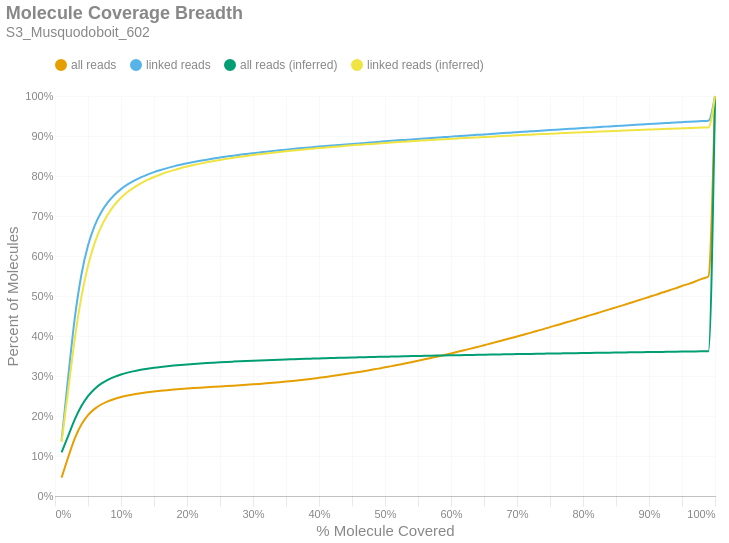

The cell this chart's notebook holds for it:
### Markdown cell above
### Molecule Read Coverage
This chart shows molecule coverage breadth as computed by the number of bases aligned to that molecule. In other words, "*how much of each unique long molecule is actually sequenced/aligned?*" Keep in mind there is a distinction between sequences and alignments, since some sequences belonging to a particular molecule may not align well and wouldn't appear in the alignment data. This chart also shows molecule coverage breadth as computed by the *inferred fragment* from which the aligned sequences originate. Unlike read coverage, this calculation takes into account the total insert size, including unsequenced gaps between the forward and reverse reads. Like the previous figures, these are cumulative percents.

### Code cell
if SKIPLR:
    print_html(f"Skipped")
else:
    binned_df = consolidated_hist(valids['coverage_bp'], mask, 0.01, True)
    binned_df_inf = consolidated_hist(valids['coverage_inserts'], mask, 0.01, True)
    binned_df = binned_df.with_columns(pl.lit(binned_df_inf['all reads (cumsum)']).alias('all reads (inferred)'))
    binned_df = binned_df.with_columns(pl.lit(binned_df_inf['linked reads (cumsum)']).alias('linked reads (inferred)'))
    binned_df = binned_df.with_columns(
        (pl.col('bin').cast(pl.Float64) + 0.01).alias('right_edge')
    )

    with SafeRender(binned_df):
        (
            density_plot(binned_df, 'Molecule Coverage Breadth', samplename, 'molcov', ['all reads (inferred)','linked reads (inferred)'])
            .encode(
                #x=alt.X('bin:Q', title="% Molecule Covered").axis(format = '%').scale(padding=0),
                x=alt.X('right_edge:Q', title="% Molecule Covered").axis(format='%').scale(padding=0),
                y=alt.Y('value:Q', title='Percent of Molecules')
                    .axis(format='%')
                    .stack(False)
                    .scale(domainMin=0, padding=0),
                color=alt.Color("key:N").scale(domain = ["all reads", "linked reads", "all reads (inferred)", "linked reads (inferred)"]),
                tooltip = [
                    alt.Tooltip("key:N", title = "Data Type"),
                    alt.Tooltip("range_label:N", title="% Molecule Covered"),
                    alt.Tooltip("value:Q", format = ".2%", title="% Molecules")
                ]
            )
        ).display()

### Figure 1 — Vega-Lite specification as saved in the notebook (floating-point values rounded to 4 significant figures)
{"width": "container", "height": 400, "config": {"title": {"anchor": "start", "dy": -15, "fontSize": 18, "color": "#888888", "subtitleColor": "#888888", "subtitleFontSize": 14}, "arc": {"fill": "#0072B2"}, "axis": {"domainColor": "#888888", "domainWidth": 0.5, "gridWidth": 0.2, "grid": false, "titleFontWeight": 400, "titleFontSize": 15, "labelFontSize": 11, "labelColor": "#888888", "tickColor": "#888888", "tickWidth": 0.2, "titleColor": "#888888"}, "axisBand": {"grid": false}, "axisX": {"grid": true, "tickSize": 10, "domainCap": "round"}, "axisY": {"domain": false, "grid": true, "tickSize": 0, "domainCap": "round"}, "background": "transparent", "header": {"labelFontSize": 15, "labelColor": "#888888", "titleFontSize": 15, "titleFontWeight": 600, "titleColor": "#888888"}, "legend": {"labelFont": "sans-serif", "labelFontSize": 12, "labelColor": "#888888", "symbolSize": 100, "symbolType": "circle", "titleFontSize": 12, "titlePadding": 10, "titleColor": "#888888", "title": null, "orient": "top"}, "range": {"category": ["#E69F00", "#56B4E9", "#009E73", "#F0E442", "#0072B2", "#D55E00", "#CC79A7", "#000000"], "diverging": ["#cfe8f3", "#a2d4ec", "#73bfe2", "#46abdb", "#1696d2", "#12719e"]}, "area": {"fill": "#0072B2", "fillOpacity": 0.7, "line": true, "strokeOpacity": 0.7}, "line": {"color": "#0072B2", "stroke": "#0072B2", "strokeWidth": 2}, "trail": {"color": "#0072B2", "stroke": "#0072B2", "strokeWidth": 0, "size": 1}, "point": {"filled": true, "fillOpacity": 1.0, "size": 95}, "text": {"color": "#888888", "fontSize": 11, "align": "right", "fontWeight": 400, "size": 11}, "bar": {"fill": "#0072B2", "stroke": null}, "view": {"stroke": null, "continuousWidth": 660, "continuousHeight": 400}}, "data": {"name": "data-8b459ba27cd6bc7fbcc71babd51e5a86"}, "mark": {"type": "line", "interpolate": "monotone", "point": {"opacity": 0, "size": 275}}, "encoding": {"color": {"field": "key", "scale": {"domain": ["all reads", "linked reads", "all reads (inferred)", "linked reads (inferred)"]}, "type": "nominal"}, "tooltip": [{"field": "key", "title": "Data Type", "type": "nominal"}, {"field": "range_label", "title": "% Molecule Covered", "type": "nominal"}, {"field": "value", "format": ".2%", "title": "% Molecules", "type": "quantitative"}], "x": {"axis": {"format": "%"}, "field": "right_edge", "scale": {"padding": 0}, "title": "% Molecule Covered", "type": "quantitative"}, "y": {"axis": {"format": "%"}, "field": "value", "scale": {"domainMin": 0, "padding": 0}, "stack": false, "title": "Percent of Molecules", "type": "quantitative"}}, "params": [{"name": "param_c36ac31b6afebe62", "select": {"type": "point", "fields": ["key"]}, "bind": "legend"}], "title": {"text": "Molecule Coverage Breadth", "subtitle": "S3_Musquodoboit_602"}, "transform": [{"fold": ["all reads (cumsum)", "linked reads (cumsum)", "all reads (inferred)", "linked reads (inferred)"]}, {"calculate": "replace(datum.key, ' (cumsum)', '')", "as": "key"}, {"filter": {"param": "param_c36ac31b6afebe62"}}], "usermeta": {"embedOptions": {"downloadFileName": "S3_Musquodoboit_602.molcov"}}, "$schema": "https://vega.github.io/schema/vega-lite/v6.1.0.json", "datasets": {"data-8b459ba27cd6bc7fbcc71babd51e5a86": [{"bin": "0.0", "interval": "0.0-0.01", "all reads": 0.04589, "linked reads": 0.1383, "all reads (cumsum)": 0.04589, "linked reads (cumsum)": 0.1383, "range_label": "0.0-0.01", "all reads (inferred)": 0.109, "linked reads (inferred)": 0.1356, "right_edge": 0.01}, {"bin": "0.01", "interval": "0.01-0.02", "all reads": 0.0511, "linked reads": 0.1592, "all reads (cumsum)": 0.09699, "linked reads (cumsum)": 0.2975, "range_label": "0.01-0.02", "all reads (inferred)": 0.1503, "linked reads (inferred)": 0.2643, "right_edge": 0.02}, {"bin": "0.02", "interval": "0.02-0.03", "all reads": 0.04727, "linked reads": 0.148, "all reads (cumsum)": 0.1443, "linked reads (cumsum)": 0.4455, "range_label": "0.02-0.03", "all reads (inferred)": 0.1915, "linked reads (inferred)": 0.3934, "right_edge": 0.03}, {"bin": "0.03", "interval": "0.03-0.04", "all reads": 0.03442, "linked reads": 0.1078, "all reads (cumsum)": 0.1787, "linked reads (cumsum)": 0.5532, "range_label": "0.03-0.04", "all reads (inferred)": 0.2247, "linked reads (inferred)": 0.4977, "right_edge": 0.04}, {"bin": "0.04", "interval": "0.04-0.05", "all reads": 0.0233, "linked reads": 0.07289, "all reads (cumsum)": 0.202, "linked reads (cumsum)": 0.6261, "range_label": "0.04-0.05", "all reads (inferred)": 0.2496, "linked reads (inferred)": 0.5756, "right_edge": 0.05}, {"bin": "0.05", "interval": "0.05-0.06", "all reads": 0.01581, "linked reads": 0.04939, "all reads (cumsum)": 0.2178, "linked reads (cumsum)": 0.6755, "range_label": "0.05-0.06", "all reads (inferred)": 0.2676, "linked reads (inferred)": 0.6321, "right_edge": 0.06}, {"bin": "0.06", "interval": "0.06-0.07", "all reads": 0.01095, "linked reads": 0.03414, "all reads (cumsum)": 0.2287, "linked reads (cumsum)": 0.7096, "range_label": "0.06-0.07", "all reads (inferred)": 0.2808, "linked reads (inferred)": 0.6734, "right_edge": 0.07}, {"bin": "0.07", "interval": "0.07-0.08", "all reads": 0.00793, "linked reads": 0.02468, "all reads (cumsum)": 0.2367, "linked reads (cumsum)": 0.7343, "range_label": "0.07-0.08", "all reads (inferred)": 0.2905, "linked reads (inferred)": 0.7039, "right_edge": 0.08}, {"bin": "0.08", "interval": "0.08-0.09", "all reads": 0.005933, "linked reads": 0.01837, "all reads (cumsum)": 0.2426, "linked reads (cumsum)": 0.7527, "range_label": "0.08-0.09", "all reads (inferred)": 0.298, "linked reads (inferred)": 0.7272, "right_edge": 0.09}, {"bin": "0.09", "interval": "0.09-0.1", "all reads": 0.004721, "linked reads": 0.01458, "all reads (cumsum)": 0.2473, "linked reads (cumsum)": 0.7673, "range_label": "0.09-0.1", "all reads (inferred)": 0.3038, "linked reads (inferred)": 0.7455, "right_edge": 0.1}, {"bin": "0.1", "interval": "0.1-0.11", "all reads": 0.00376, "linked reads": 0.01156, "all reads (cumsum)": 0.2511, "linked reads (cumsum)": 0.7788, "range_label": "0.1-0.11", "all reads (inferred)": 0.3084, "linked reads (inferred)": 0.76, "right_edge": 0.11}, {"bin": "0.11", "interval": "0.11-0.12", "all reads": 0.003128, "linked reads": 0.009583, "all reads (cumsum)": 0.2542, "linked reads (cumsum)": 0.7884, "range_label": "0.11-0.12", "all reads (inferred)": 0.3122, "linked reads (inferred)": 0.7717, "right_edge": 0.12}, {"bin": "0.12", "interval": "0.12-0.13", "all reads": 0.002648, "linked reads": 0.008103, "all reads (cumsum)": 0.2569, "linked reads (cumsum)": 0.7965, "range_label": "0.12-0.13", "all reads (inferred)": 0.3154, "linked reads (inferred)": 0.7817, "right_edge": 0.13}, {"bin": "0.13", "interval": "0.13-0.14", "all reads": 0.002285, "linked reads": 0.006978, "all reads (cumsum)": 0.2591, "linked reads (cumsum)": 0.8035, "range_label": "0.13-0.14", "all reads (inferred)": 0.3181, "linked reads (inferred)": 0.7902, "right_edge": 0.14}, {"bin": "0.14", "interval": "0.14-0.15", "all reads": 0.002014, "linked reads": 0.006123, "all reads (cumsum)": 0.2612, "linked reads (cumsum)": 0.8096, "range_label": "0.14-0.15", "all reads (inferred)": 0.3205, "linked reads (inferred)": 0.7975, "right_edge": 0.15}, {"bin": "0.15", "interval": "0.15-0.16", "all reads": 0.001771, "linked reads": 0.005361, "all reads (cumsum)": 0.2629, "linked reads (cumsum)": 0.815, "range_label": "0.15-0.16", "all reads (inferred)": 0.3226, "linked reads (inferred)": 0.8039, "right_edge": 0.16}, {"bin": "0.16", "interval": "0.16-0.17", "all reads": 0.001604, "linked reads": 0.004787, "all reads (cumsum)": 0.2645, "linked reads (cumsum)": 0.8198, "range_label": "0.16-0.17", "all reads (inferred)": 0.3244, "linked reads (inferred)": 0.8096, "right_edge": 0.17}, {"bin": "0.17", "interval": "0.17-0.18", "all reads": 0.001474, "linked reads": 0.004357, "all reads (cumsum)": 0.266, "linked reads (cumsum)": 0.8241, "range_label": "0.17-0.18", "all reads (inferred)": 0.326, "linked reads (inferred)": 0.8147, "right_edge": 0.18}, {"bin": "0.18", "interval": "0.18-0.19", "all reads": 0.001332, "linked reads": 0.00389, "all reads (cumsum)": 0.2673, "linked reads (cumsum)": 0.828, "range_label": "0.18-0.19", "all reads (inferred)": 0.3275, "linked reads (inferred)": 0.8193, "right_edge": 0.19}, {"bin": "0.19", "interval": "0.19-0.2", "all reads": 0.001265, "linked reads": 0.003612, "all reads (cumsum)": 0.2686, "linked reads (cumsum)": 0.8316, "range_label": "0.19-0.2", "all reads (inferred)": 0.3289, "linked reads (inferred)": 0.8235, "right_edge": 0.2}, {"bin": "0.2", "interval": "0.2-0.21", "all reads": 0.001165, "linked reads": 0.003288, "all reads (cumsum)": 0.2698, "linked reads (cumsum)": 0.8349, "range_label": "0.2-0.21", "all reads (inferred)": 0.3301, "linked reads (inferred)": 0.8274, "right_edge": 0.21}, {"bin": "0.21", "interval": "0.21-0.22", "all reads": 0.001102, "linked reads": 0.003076, "all reads (cumsum)": 0.2709, "linked reads (cumsum)": 0.838, "range_label": "0.21-0.22", "all reads (inferred)": 0.3313, "linked reads (inferred)": 0.8309, "right_edge": 0.22}, {"bin": "0.22", "interval": "0.22-0.23", "all reads": 0.001049, "linked reads": 0.002886, "all reads (cumsum)": 0.2719, "linked reads (cumsum)": 0.8409, "range_label": "0.22-0.23", "all reads (inferred)": 0.3324, "linked reads (inferred)": 0.8343, "right_edge": 0.23}, {"bin": "0.23", "interval": "0.23-0.24", "all reads": 0.001027, "linked reads": 0.002739, "all reads (cumsum)": 0.2729, "linked reads (cumsum)": 0.8436, "range_label": "0.23-0.24", "all reads (inferred)": 0.3333, "linked reads (inferred)": 0.8373, "right_edge": 0.24}, {"bin": "0.24", "interval": "0.24-0.25", "all reads": 0.001006, "linked reads": 0.002597, "all reads (cumsum)": 0.274, "linked reads (cumsum)": 0.8462, "range_label": "0.24-0.25", "all reads (inferred)": 0.3343, "linked reads (inferred)": 0.8402, "right_edge": 0.25}, {"bin": "0.25", "interval": "0.25-0.26", "all reads": 0.000941, "linked reads": 0.002355, "all reads (cumsum)": 0.2749, "linked reads (cumsum)": 0.8486, "range_label": "0.25-0.26", "all reads (inferred)": 0.3352, "linked reads (inferred)": 0.8429, "right_edge": 0.26}, {"bin": "0.26", "interval": "0.26-0.27", "all reads": 0.0009759, "linked reads": 0.002319, "all reads (cumsum)": 0.2759, "linked reads (cumsum)": 0.8509, "range_label": "0.26-0.27", "all reads (inferred)": 0.336, "linked reads (inferred)": 0.8454, "right_edge": 0.27}, {"bin": "0.27", "interval": "0.27-0.28", "all reads": 0.001015, "linked reads": 0.002145, "all reads (cumsum)": 0.2769, "linked reads (cumsum)": 0.853, "range_label": "0.27-0.28", "all reads (inferred)": 0.3368, "linked reads (inferred)": 0.8479, "right_edge": 0.28}, {"bin": "0.28", "interval": "0.28-0.29", "all reads": 0.001073, "linked reads": 0.0021, "all reads (cumsum)": 0.278, "linked reads (cumsum)": 0.8551, "range_label": "0.28-0.29", "all reads (inferred)": 0.3375, "linked reads (inferred)": 0.8502, "right_edge": 0.29}, {"bin": "0.29", "interval": "0.29-0.3", "all reads": 0.001139, "linked reads": 0.001938, "all reads (cumsum)": 0.2791, "linked reads (cumsum)": 0.8571, "range_label": "0.29-0.3", "all reads (inferred)": 0.3382, "linked reads (inferred)": 0.8524, "right_edge": 0.3}, {"bin": "0.3", "interval": "0.3-0.31", "all reads": 0.001196, "linked reads": 0.001866, "all reads (cumsum)": 0.2803, "linked reads (cumsum)": 0.8589, "range_label": "0.3-0.31", "all reads (inferred)": 0.3389, "linked reads (inferred)": 0.8544, "right_edge": 0.31}, {"bin": "0.31", "interval": "0.31-0.32", "all reads": 0.001314, "linked reads": 0.00183, "all reads (cumsum)": 0.2816, "linked reads (cumsum)": 0.8608, "range_label": "0.31-0.32", "all reads (inferred)": 0.3395, "linked reads (inferred)": 0.8563, "right_edge": 0.32}, {"bin": "0.32", "interval": "0.32-0.33", "all reads": 0.001395, "linked reads": 0.001705, "all reads (cumsum)": 0.283, "linked reads (cumsum)": 0.8625, "range_label": "0.32-0.33", "all reads (inferred)": 0.3401, "linked reads (inferred)": 0.8582, "right_edge": 0.33}, {"bin": "0.33", "interval": "0.33-0.34", "all reads": 0.001465, "linked reads": 0.001695, "all reads (cumsum)": 0.2845, "linked reads (cumsum)": 0.8642, "range_label": "0.33-0.34", "all reads (inferred)": 0.3407, "linked reads (inferred)": 0.86, "right_edge": 0.34}, {"bin": "0.34", "interval": "0.34-0.35", "all reads": 0.00159, "linked reads": 0.001725, "all reads (cumsum)": 0.2861, "linked reads (cumsum)": 0.8659, "range_label": "0.34-0.35", "all reads (inferred)": 0.3413, "linked reads (inferred)": 0.8618, "right_edge": 0.35}, {"bin": "0.35", "interval": "0.35-0.36", "all reads": 0.001708, "linked reads": 0.001663, "all reads (cumsum)": 0.2878, "linked reads (cumsum)": 0.8676, "range_label": "0.35-0.36", "all reads (inferred)": 0.3419, "linked reads (inferred)": 0.8635, "right_edge": 0.36}, {"bin": "0.36", "interval": "0.36-0.37", "all reads": 0.001777, "linked reads": 0.001558, "all reads (cumsum)": 0.2895, "linked reads (cumsum)": 0.8691, "range_label": "0.36-0.37", "all reads (inferred)": 0.3424, "linked reads (inferred)": 0.8651, "right_edge": 0.37}, {"bin": "0.37", "interval": "0.37-0.38", "all reads": 0.001851, "linked reads": 0.001409, "all reads (cumsum)": 0.2914, "linked reads (cumsum)": 0.8705, "range_label": "0.37-0.38", "all reads (inferred)": 0.3429, "linked reads (inferred)": 0.8667, "right_edge": 0.38}, {"bin": "0.38", "interval": "0.38-0.39", "all reads": 0.001976, "linked reads": 0.001472, "all reads (cumsum)": 0.2934, "linked reads (cumsum)": 0.872, "range_label": "0.38-0.39", "all reads (inferred)": 0.3434, "linked reads (inferred)": 0.8683, "right_edge": 0.39}, {"bin": "0.39", "interval": "0.39-0.4", "all reads": 0.002124, "linked reads": 0.001451, "all reads (cumsum)": 0.2955, "linked reads (cumsum)": 0.8734, "range_label": "0.39-0.4", "all reads (inferred)": 0.3439, "linked reads (inferred)": 0.8698, "right_edge": 0.4}, {"bin": "0.4", "interval": "0.4-0.41", "all reads": 0.002177, "linked reads": 0.00137, "all reads (cumsum)": 0.2977, "linked reads (cumsum)": 0.8748, "range_label": "0.4-0.41", "all reads (inferred)": 0.3444, "linked reads (inferred)": 0.8712, "right_edge": 0.41}, {"bin": "0.41", "interval": "0.41-0.42", "all reads": 0.002269, "linked reads": 0.001387, "all reads (cumsum)": 0.2999, "linked reads (cumsum)": 0.8762, "range_label": "0.41-0.42", "all reads (inferred)": 0.3449, "linked reads (inferred)": 0.8726, "right_edge": 0.42}, {"bin": "0.42", "interval": "0.42-0.43", "all reads": 0.002382, "linked reads": 0.001344, "all reads (cumsum)": 0.3023, "linked reads (cumsum)": 0.8775, "range_label": "0.42-0.43", "all reads (inferred)": 0.3453, "linked reads (inferred)": 0.874, "right_edge": 0.43}, {"bin": "0.43", "interval": "0.43-0.44", "all reads": 0.002452, "linked reads": 0.001293, "all reads (cumsum)": 0.3048, "linked reads (cumsum)": 0.8788, "range_label": "0.43-0.44", "all reads (inferred)": 0.3458, "linked reads (inferred)": 0.8753, "right_edge": 0.44}, {"bin": "0.44", "interval": "0.44-0.45", "all reads": 0.002584, "linked reads": 0.001333, "all reads (cumsum)": 0.3074, "linked reads (cumsum)": 0.8802, "range_label": "0.44-0.45", "all reads (inferred)": 0.3462, "linked reads (inferred)": 0.8766, "right_edge": 0.45}, {"bin": "0.45", "interval": "0.45-0.46", "all reads": 0.002652, "linked reads": 0.00132, "all reads (cumsum)": 0.31, "linked reads (cumsum)": 0.8815, "range_label": "0.45-0.46", "all reads (inferred)": 0.3466, "linked reads (inferred)": 0.8778, "right_edge": 0.46}, {"bin": "0.46", "interval": "0.46-0.47", "all reads": 0.002724, "linked reads": 0.00129, "all reads (cumsum)": 0.3127, "linked reads (cumsum)": 0.8828, "range_label": "0.46-0.47", "all reads (inferred)": 0.347, "linked reads (inferred)": 0.8791, "right_edge": 0.47}, {"bin": "0.47", "interval": "0.47-0.48", "all reads": 0.002886, "linked reads": 0.001255, "all reads (cumsum)": 0.3156, "linked reads (cumsum)": 0.884, "range_label": "0.47-0.48", "all reads (inferred)": 0.3474, "linked reads (inferred)": 0.8802, "right_edge": 0.48}, {"bin": "0.48", "interval": "0.48-0.49", "all reads": 0.002855, "linked reads": 0.001261, "all reads (cumsum)": 0.3185, "linked reads (cumsum)": 0.8853, "range_label": "0.48-0.49", "all reads (inferred)": 0.3478, "linked reads (inferred)": 0.8814, "right_edge": 0.49}, {"bin": "0.49", "interval": "0.49-0.5", "all reads": 0.00329, "linked reads": 0.001328, "all reads (cumsum)": 0.3218, "linked reads (cumsum)": 0.8866, "range_label": "0.49-0.5", "all reads (inferred)": 0.3482, "linked reads (inferred)": 0.8826, "right_edge": 0.5}, {"bin": "0.5", "interval": "0.5-0.51", "all reads": 0.002908, "linked reads": 0.001258, "all reads (cumsum)": 0.3247, "linked reads (cumsum)": 0.8879, "range_label": "0.5-0.51", "all reads (inferred)": 0.3486, "linked reads (inferred)": 0.8837, "right_edge": 0.51}, {"bin": "0.51", "interval": "0.51-0.52", "all reads": 0.003278, "linked reads": 0.001201, "all reads (cumsum)": 0.3279, "linked reads (cumsum)": 0.8891, "range_label": "0.51-0.52", "all reads (inferred)": 0.349, "linked reads (inferred)": 0.8848, "right_edge": 0.52}, {"bin": "0.52", "interval": "0.52-0.53", "all reads": 0.003282, "linked reads": 0.001147, "all reads (cumsum)": 0.3312, "linked reads (cumsum)": 0.8902, "range_label": "0.52-0.53", "all reads (inferred)": 0.3493, "linked reads (inferred)": 0.8859, "right_edge": 0.53}, {"bin": "0.53", "interval": "0.53-0.54", "all reads": 0.003387, "linked reads": 0.001182, "all reads (cumsum)": 0.3346, "linked reads (cumsum)": 0.8914, "range_label": "0.53-0.54", "all reads (inferred)": 0.3497, "linked reads (inferred)": 0.887, "right_edge": 0.54}, {"bin": "0.54", "interval": "0.54-0.55", "all reads": 0.003408, "linked reads": 0.001162, "all reads (cumsum)": 0.338, "linked reads (cumsum)": 0.8926, "range_label": "0.54-0.55", "all reads (inferred)": 0.35, "linked reads (inferred)": 0.888, "right_edge": 0.55}, {"bin": "0.55", "interval": "0.55-0.56", "all reads": 0.003604, "linked reads": 0.001211, "all reads (cumsum)": 0.3416, "linked reads (cumsum)": 0.8938, "range_label": "0.55-0.56", "all reads (inferred)": 0.3504, "linked reads (inferred)": 0.889, "right_edge": 0.56}, {"bin": "0.56", "interval": "0.56-0.57", "all reads": 0.00361, "linked reads": 0.00113, "all reads (cumsum)": 0.3452, "linked reads (cumsum)": 0.8949, "range_label": "0.56-0.57", "all reads (inferred)": 0.3507, "linked reads (inferred)": 0.8901, "right_edge": 0.57}, {"bin": "0.57", "interval": "0.57-0.58", "all reads": 0.003639, "linked reads": 0.001153, "all reads (cumsum)": 0.3489, "linked reads (cumsum)": 0.8961, "range_label": "0.57-0.58", "all reads (inferred)": 0.3511, "linked reads (inferred)": 0.891, "right_edge": 0.58}, {"bin": "0.58", "interval": "0.58-0.59", "all reads": 0.003801, "linked reads": 0.001161, "all reads (cumsum)": 0.3527, "linked reads (cumsum)": 0.8972, "range_label": "0.58-0.59", "all reads (inferred)": 0.3514, "linked reads (inferred)": 0.892, "right_edge": 0.59}, {"bin": "0.59", "interval": "0.59-0.6", "all reads": 0.003923, "linked reads": 0.001209, "all reads (cumsum)": 0.3566, "linked reads (cumsum)": 0.8984, "range_label": "0.59-0.6", "all reads (inferred)": 0.3517, "linked reads (inferred)": 0.8929, "right_edge": 0.6}, {"bin": "0.6", "interval": "0.6-0.61", "all reads": 0.003823, "linked reads": 0.001098, "all reads (cumsum)": 0.3604, "linked reads (cumsum)": 0.8995, "range_label": "0.6-0.61", "all reads (inferred)": 0.352, "linked reads (inferred)": 0.8939, "right_edge": 0.61}, {"bin": "0.61", "interval": "0.61-0.62", "all reads": 0.004044, "linked reads": 0.001101, "all reads (cumsum)": 0.3645, "linked reads (cumsum)": 0.9006, "range_label": "0.61-0.62", "all reads (inferred)": 0.3523, "linked reads (inferred)": 0.8948, "right_edge": 0.62}, {"bin": "0.62", "interval": "0.62-0.63", "all reads": 0.00403, "linked reads": 0.001141, "all reads (cumsum)": 0.3685, "linked reads (cumsum)": 0.9018, "range_label": "0.62-0.63", "all reads (inferred)": 0.3526, "linked reads (inferred)": 0.8956, "right_edge": 0.63}, {"bin": "0.63", "interval": "0.63-0.64", "all reads": 0.004166, "linked reads": 0.001125, "all reads (cumsum)": 0.3727, "linked reads (cumsum)": 0.9029, "range_label": "0.63-0.64", "all reads (inferred)": 0.3529, "linked reads (inferred)": 0.8965, "right_edge": 0.64}, {"bin": "0.64", "interval": "0.64-0.65", "all reads": 0.004161, "linked reads": 0.00108, "all reads (cumsum)": 0.3768, "linked reads (cumsum)": 0.904, "range_label": "0.64-0.65", "all reads (inferred)": 0.3533, "linked reads (inferred)": 0.8974, "right_edge": 0.65}, {"bin": "0.65", "interval": "0.65-0.66", "all reads": 0.004442, "linked reads": 0.001135, "all reads (cumsum)": 0.3813, "linked reads (cumsum)": 0.9051, "range_label": "0.65-0.66", "all reads (inferred)": 0.3536, "linked reads (inferred)": 0.8983, "right_edge": 0.66}, {"bin": "0.66", "interval": "0.66-0.67", "all reads": 0.00421, "linked reads": 0.001092, "all reads (cumsum)": 0.3855, "linked reads (cumsum)": 0.9062, "range_label": "0.66-0.67", "all reads (inferred)": 0.3539, "linked reads (inferred)": 0.8992, "right_edge": 0.67}, {"bin": "0.67", "interval": "0.67-0.68", "all reads": 0.004414, "linked reads": 0.001106, "all reads (cumsum)": 0.3899, "linked reads (cumsum)": 0.9073, "range_label": "0.67-0.68", "all reads (inferred)": 0.3541, "linked reads (inferred)": 0.9001, "right_edge": 0.68}, {"bin": "0.68", "interval": "0.68-0.69", "all reads": 0.004357, "linked reads": 0.00104, "all reads (cumsum)": 0.3942, "linked reads (cumsum)": 0.9084, "range_label": "0.68-0.69", "all reads (inferred)": 0.3544, "linked reads (inferred)": 0.9009, "right_edge": 0.69}, {"bin": "0.69", "interval": "0.69-0.7", "all reads": 0.004566, "linked reads": 0.00111, "all reads (cumsum)": 0.3988, "linked reads (cumsum)": 0.9095, "range_label": "0.69-0.7", "all reads (inferred)": 0.3547, "linked reads (inferred)": 0.9017, "right_edge": 0.7}, {"bin": "0.7", "interval": "0.7-0.71", "all reads": 0.004496, "linked reads": 0.001111, "all reads (cumsum)": 0.4033, "linked reads (cumsum)": 0.9106, "range_label": "0.7-0.71", "all reads (inferred)": 0.355, "linked reads (inferred)": 0.9026, "right_edge": 0.71}, {"bin": "0.71", "interval": "0.71-0.72", "all reads": 0.004548, "linked reads": 0.00109, "all reads (cumsum)": 0.4079, "linked reads (cumsum)": 0.9117, "range_label": "0.71-0.72", "all reads (inferred)": 0.3553, "linked reads (inferred)": 0.9034, "right_edge": 0.72}, {"bin": "0.72", "interval": "0.72-0.73", "all reads": 0.004775, "linked reads": 0.001089, "all reads (cumsum)": 0.4126, "linked reads (cumsum)": 0.9128, "range_label": "0.72-0.73", "all reads (inferred)": 0.3556, "linked reads (inferred)": 0.9042, "right_edge": 0.73}, {"bin": "0.73", "interval": "0.73-0.74", "all reads": 0.004636, "linked reads": 0.001025, "all reads (cumsum)": 0.4173, "linked reads (cumsum)": 0.9138, "range_label": "0.73-0.74", "all reads (inferred)": 0.3558, "linked reads (inferred)": 0.9049, "right_edge": 0.74}, {"bin": "0.74", "interval": "0.74-0.75", "all reads": 0.004984, "linked reads": 0.00107, "all reads (cumsum)": 0.4223, "linked reads (cumsum)": 0.9149, "range_label": "0.74-0.75", "all reads (inferred)": 0.3561, "linked reads (inferred)": 0.9057, "right_edge": 0.75}, {"bin": "0.75", "interval": "0.75-0.76", "all reads": 0.004609, "linked reads": 0.001041, "all reads (cumsum)": 0.4269, "linked reads (cumsum)": 0.9159, "range_label": "0.75-0.76", "all reads (inferred)": 0.3564, "linked reads (inferred)": 0.9064, "right_edge": 0.76}, {"bin": "0.76", "interval": "0.76-0.77", "all reads": 0.004827, "linked reads": 0.001024, "all reads (cumsum)": 0.4317, "linked reads (cumsum)": 0.9169, "range_label": "0.76-0.77", "all reads (inferred)": 0.3566, "linked reads (inferred)": 0.9072, "right_edge": 0.77}, {"bin": "0.77", "interval": "0.77-0.78", "all reads": 0.00489, "linked reads": 0.001009, "all reads (cumsum)": 0.4366, "linked reads (cumsum)": 0.9179, "range_label": "0.77-0.78", "all reads (inferred)": 0.3569, "linked reads (inferred)": 0.9079, "right_edge": 0.78}, {"bin": "0.78", "interval": "0.78-0.79", "all reads": 0.004843, "linked reads": 0.0009904, "all reads (cumsum)": 0.4414, "linked reads (cumsum)": 0.9189, "range_label": "0.78-0.79", "all reads (inferred)": 0.3572, "linked reads (inferred)": 0.9087, "right_edge": 0.79}, {"bin": "0.79", "interval": "0.79-0.8", "all reads": 0.005228, "linked reads": 0.001066, "all reads (cumsum)": 0.4466, "linked reads (cumsum)": 0.92, "range_label": "0.79-0.8", "all reads (inferred)": 0.3574, "linked reads (inferred)": 0.9094, "right_edge": 0.8}, {"bin": "0.8", "interval": "0.8-0.81", "all reads": 0.004829, "linked reads": 0.0009476, "all reads (cumsum)": 0.4515, "linked reads (cumsum)": 0.9209, "range_label": "0.8-0.81", "all reads (inferred)": 0.3577, "linked reads (inferred)": 0.9101, "right_edge": 0.81}, {"bin": "0.81", "interval": "0.81-0.82", "all reads": 0.004962, "linked reads": 0.001039, "all reads (cumsum)": 0.4564, "linked reads (cumsum)": 0.922, "range_label": "0.81-0.82", "all reads (inferred)": 0.3579, "linked reads (inferred)": 0.9108, "right_edge": 0.82}, {"bin": "0.82", "interval": "0.82-0.83", "all reads": 0.00505, "linked reads": 0.0009892, "all reads (cumsum)": 0.4615, "linked reads (cumsum)": 0.923, "range_label": "0.82-0.83", "all reads (inferred)": 0.3581, "linked reads (inferred)": 0.9115, "right_edge": 0.83}, {"bin": "0.83", "interval": "0.83-0.84", "all reads": 0.005045, "linked reads": 0.001012, "all reads (cumsum)": 0.4665, "linked reads (cumsum)": 0.924, "range_label": "0.83-0.84", "all reads (inferred)": 0.3584, "linked reads (inferred)": 0.9121, "right_edge": 0.84}, {"bin": "0.84", "interval": "0.84-0.85", "all reads": 0.00502, "linked reads": 0.0009807, "all reads (cumsum)": 0.4716, "linked reads (cumsum)": 0.925, "range_label": "0.84-0.85", "all reads (inferred)": 0.3586, "linked reads (inferred)": 0.9128, "right_edge": 0.85}, {"bin": "0.85", "interval": "0.85-0.86", "all reads": 0.005088, "linked reads": 0.0009602, "all reads (cumsum)": 0.4766, "linked reads (cumsum)": 0.9259, "range_label": "0.85-0.86", "all reads (inferred)": 0.3588, "linked reads (inferred)": 0.9135, "right_edge": 0.86}, {"bin": "0.86", "interval": "0.86-0.87", "all reads": 0.00517, "linked reads": 0.0009705, "all reads (cumsum)": 0.4818, "linked reads (cumsum)": 0.9269, "range_label": "0.86-0.87", "all reads (inferred)": 0.3591, "linked reads (inferred)": 0.9141, "right_edge": 0.87}, {"bin": "0.87", "interval": "0.87-0.88", "all reads": 0.005281, "linked reads": 0.0009349, "all reads (cumsum)": 0.4871, "linked reads (cumsum)": 0.9278, "range_label": "0.87-0.88", "all reads (inferred)": 0.3593, "linked reads (inferred)": 0.9147, "right_edge": 0.88}, {"bin": "0.88", "interval": "0.88-0.89", "all reads": 0.005196, "linked reads": 0.0009994, "all reads (cumsum)": 0.4923, "linked reads (cumsum)": 0.9288, "range_label": "0.88-0.89", "all reads (inferred)": 0.3596, "linked reads (inferred)": 0.9154, "right_edge": 0.89}, {"bin": "0.89", "interval": "0.89-0.9", "all reads": 0.005391, "linked reads": 0.001001, "all reads (cumsum)": 0.4977, "linked reads (cumsum)": 0.9298, "range_label": "0.89-0.9", "all reads (inferred)": 0.3598, "linked reads (inferred)": 0.9161, "right_edge": 0.9}, {"bin": "0.9", "interval": "0.9-0.91", "all reads": 0.005061, "linked reads": 0.0009415, "all reads (cumsum)": 0.5027, "linked reads (cumsum)": 0.9308, "range_label": "0.9-0.91", "all reads (inferred)": 0.36, "linked reads (inferred)": 0.9167, "right_edge": 0.91}, {"bin": "0.91", "interval": "0.91-0.92", "all reads": 0.005854, "linked reads": 0.0009512, "all reads (cumsum)": 0.5086, "linked reads (cumsum)": 0.9317, "range_label": "0.91-0.92", "all reads (inferred)": 0.3603, "linked reads (inferred)": 0.9173, "right_edge": 0.92}, {"bin": "0.92", "interval": "0.92-0.93", "all reads": 0.005061, "linked reads": 0.0009168, "all reads (cumsum)": 0.5137, "linked reads (cumsum)": 0.9326, "range_label": "0.92-0.93", "all reads (inferred)": 0.3605, "linked reads (inferred)": 0.9179, "right_edge": 0.93}, {"bin": "0.93", "interval": "0.93-0.94", "all reads": 0.005504, "linked reads": 0.0009174, "all reads (cumsum)": 0.5192, "linked reads (cumsum)": 0.9335, "range_label": "0.93-0.94", "all reads (inferred)": 0.3607, "linked reads (inferred)": 0.9185, "right_edge": 0.94}, {"bin": "0.94", "interval": "0.94-0.95", "all reads": 0.005981, "linked reads": 0.0009355, "all reads (cumsum)": 0.5251, "linked reads (cumsum)": 0.9345, "range_label": "0.94-0.95", "all reads (inferred)": 0.3609, "linked reads (inferred)": 0.9191, "right_edge": 0.95}, {"bin": "0.95", "interval": "0.95-0.96", "all reads": 0.005181, "linked reads": 0.0009313, "all reads (cumsum)": 0.5303, "linked reads (cumsum)": 0.9354, "range_label": "0.95-0.96", "all reads (inferred)": 0.3612, "linked reads (inferred)": 0.9197, "right_edge": 0.96}, {"bin": "0.96", "interval": "0.96-0.97", "all reads": 0.006007, "linked reads": 0.0009029, "all reads (cumsum)": 0.5363, "linked reads (cumsum)": 0.9363, "range_label": "0.96-0.97", "all reads (inferred)": 0.3615, "linked reads (inferred)": 0.9204, "right_edge": 0.97}, {"bin": "0.97", "interval": "0.97-0.98", "all reads": 0.006428, "linked reads": 0.0008854, "all reads (cumsum)": 0.5428, "linked reads (cumsum)": 0.9372, "range_label": "0.97-0.98", "all reads (inferred)": 0.3618, "linked reads (inferred)": 0.921, "right_edge": 0.98}, {"bin": "0.98", "interval": "0.98-0.99", "all reads": 0.006005, "linked reads": 0.000886, "all reads (cumsum)": 0.5488, "linked reads (cumsum)": 0.9381, "range_label": "0.98-0.99", "all reads (inferred)": 0.3621, "linked reads (inferred)": 0.9215, "right_edge": 0.99}, {"bin": "0.99", "interval": "0.99-1.0", "all reads": 0.4512, "linked reads": 0.06191, "all reads (cumsum)": 1.0, "linked reads (cumsum)": 1.0, "range_label": "0.99-1.0", "all reads (inferred)": 1.0, "linked reads (inferred)": 1.0, "right_edge": 1.0}]}}
